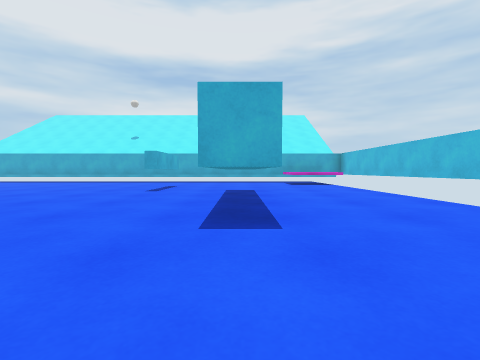
view 1 (above)

16 first-person views from a walk through a scene from a Unity 3-D project. The camera is 0.55 m above the floor, tilts 2° down and sees 85° across. The floor is counted in squares, 1 m on a side. Each view is taken from the middle of a square. On the plan, view 1 faces up. The plan holds only what a view shows up to about 9 squares ahead; the rest is blank. The place goes on beyond the plan. The player is left out. Surface patterns are stand-ins for the level's own textures.

view 2
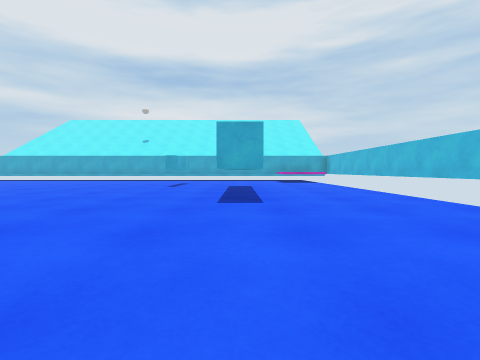

view 3
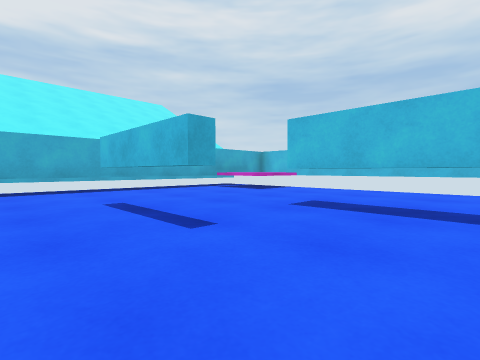

view 4
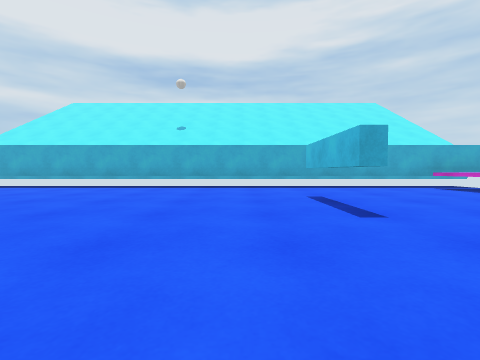

view 5
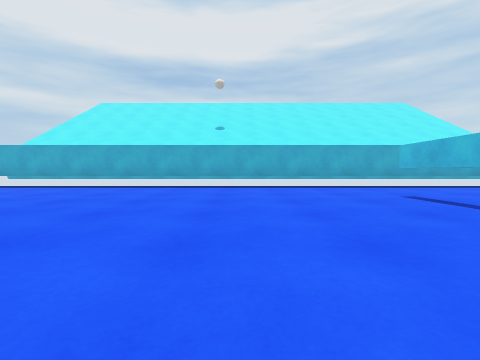

view 6
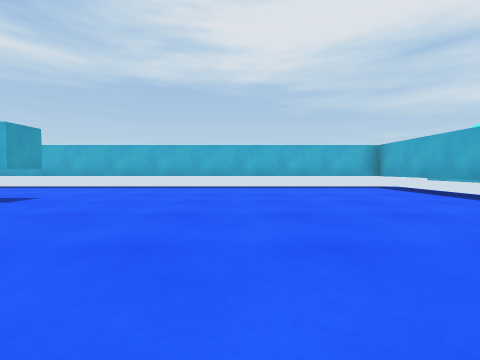

view 7
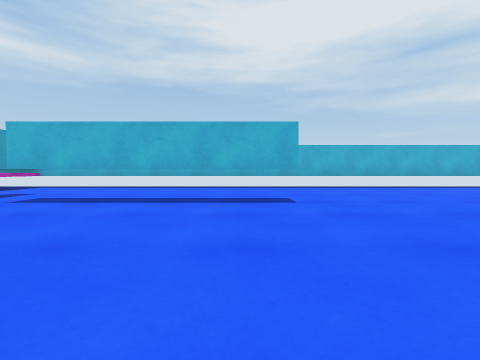

view 8
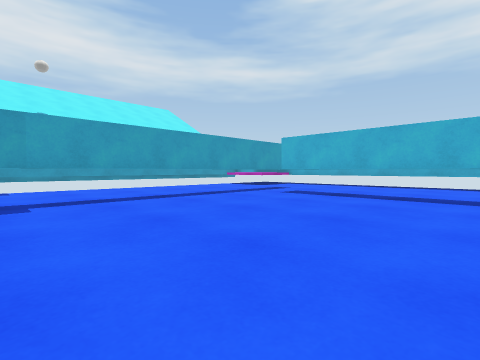

view 9
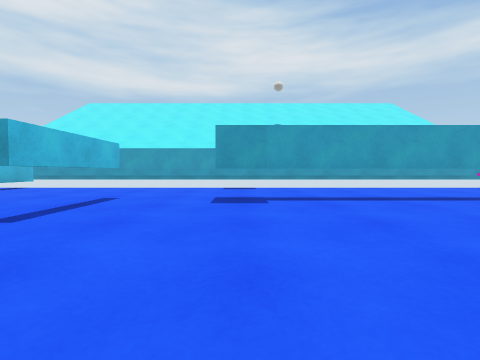

view 10
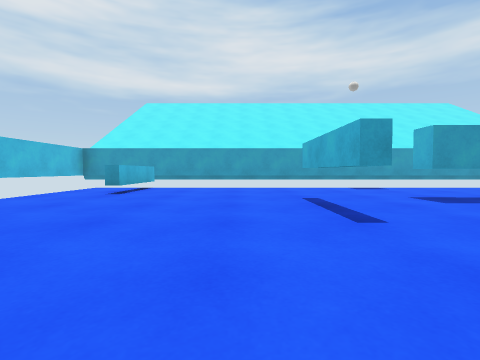

view 11
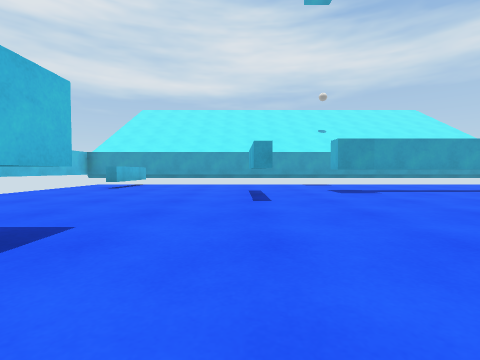

view 12
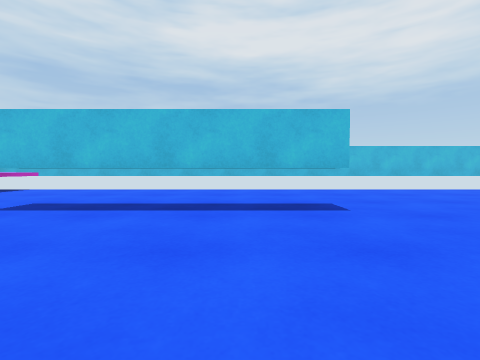

view 13
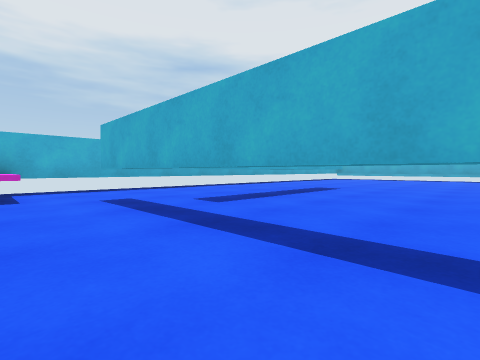

view 14
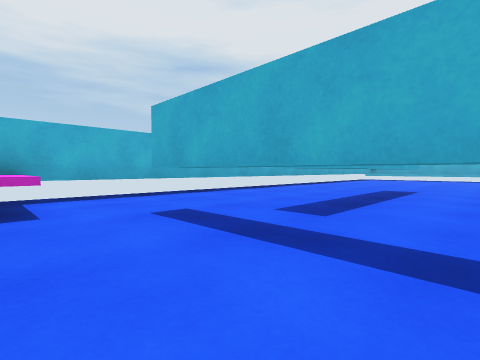

view 15
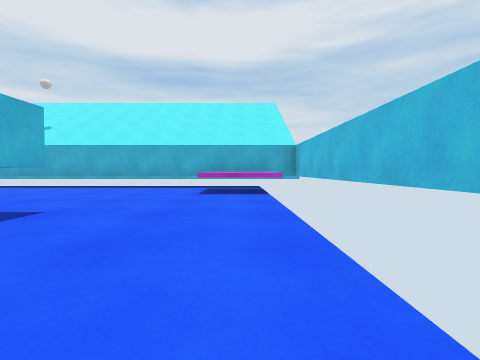

view 16
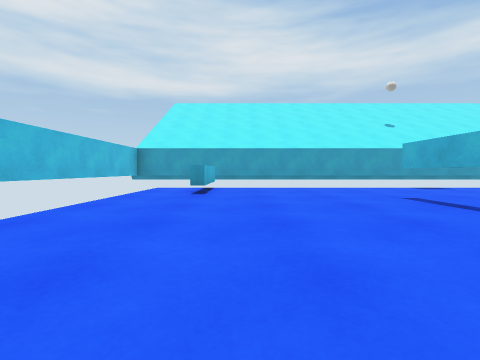

### Floor plan
Key: @ floor where view 1 was taken; # wall or solid block; x gap in a wall; . floor; ^ raised ledge; T thing the floor can be seen under or through.
Columns run from 15 left of view 1 to 5 right of it. Each row starts with its distance up from view 1.
 13 #####################
 12 #................^^ #
 11 #................^  #
 10 #................^^##
  9 #............T..... #
  8 #............T..... #
  7 #..............T... #
  6 #..............T... #
  5 #..............T... #
  4 #...T..........T... #
  3 #...T..........T... #
  2 #...T.............. #
  1 #...T.............. #
  0 #...T........#.@... #
 -1 #...x........#..... #
 -2 #..TTTTTTTT..#..... #
 -3 #..................#
 -4 #^^..............^.#
 -5 #  ..............^.#
 -6                  ###

Where each view was taken, in squares from view 1:
view 1: 0 up, 0 right, facing up
view 2: 2 down, 0 right, facing up
view 3: 5 up, 4 left, facing up-right
view 4: 4 up, 4 left, facing up
view 5: 4 up, 6 left, facing up
view 6: 8 up, 6 left, facing left
view 7: 3 up, 6 left, facing left
view 8: 3 up, 5 left, facing down-left
view 9: 3 up, 5 left, facing down
view 10: 3 up, 1 left, facing down
view 11: 5 up, 2 left, facing down
view 12: 4 up, 4 left, facing right
view 13: 4 down, 7 left, facing up-left
view 14: 4 down, 9 left, facing up-left
view 15: 4 up, 3 right, facing up
view 16: 3 up, 1 right, facing down
